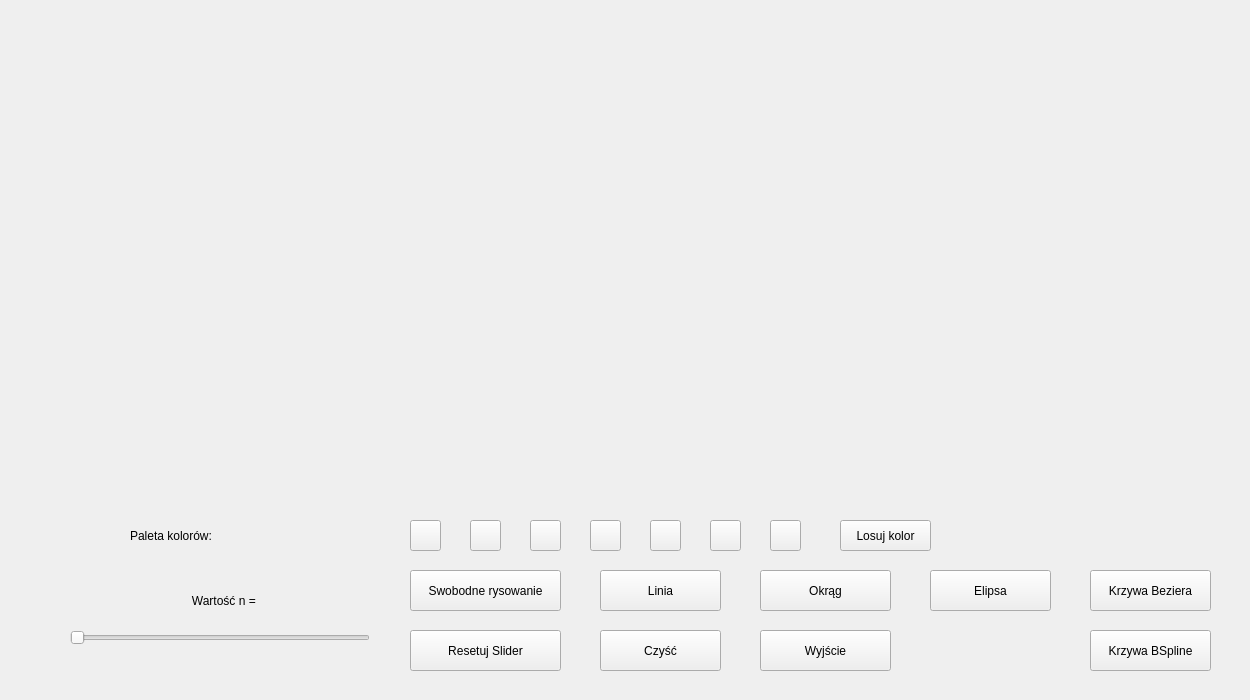
<?xml version="1.0" encoding="UTF-8"?>
<ui version="4.0">
 <class>Ekran</class>
 <widget class="QWidget" name="Ekran">
  <property name="geometry">
   <rect>
    <x>0</x>
    <y>0</y>
    <width>1250</width>
    <height>700</height>
   </rect>
  </property>
  <property name="windowTitle">
   <string>Form</string>
  </property>
  <widget class="QSlider" name="slider1">
   <property name="geometry">
    <rect>
     <x>70</x>
     <y>630</y>
     <width>300</width>
     <height>16</height>
    </rect>
   </property>
   <property name="orientation">
    <enum>Qt::Horizontal</enum>
   </property>
  </widget>
  <widget class="QPushButton" name="cleanButton">
   <property name="geometry">
    <rect>
     <x>600</x>
     <y>630</y>
     <width>121</width>
     <height>41</height>
    </rect>
   </property>
   <property name="text">
    <string>Czyść</string>
   </property>
  </widget>
  <widget class="QPushButton" name="resetSliderButton">
   <property name="geometry">
    <rect>
     <x>410</x>
     <y>630</y>
     <width>151</width>
     <height>41</height>
    </rect>
   </property>
   <property name="text">
    <string>Resetuj Slider</string>
   </property>
  </widget>
  <widget class="QPushButton" name="quitButton">
   <property name="geometry">
    <rect>
     <x>760</x>
     <y>630</y>
     <width>131</width>
     <height>41</height>
    </rect>
   </property>
   <property name="text">
    <string>Wyjście</string>
   </property>
  </widget>
  <widget class="QLabel" name="label1">
   <property name="geometry">
    <rect>
     <x>120</x>
     <y>580</y>
     <width>211</width>
     <height>41</height>
    </rect>
   </property>
   <property name="text">
    <string>Wartość n = </string>
   </property>
   <property name="alignment">
    <set>Qt::AlignCenter</set>
   </property>
  </widget>
  <widget class="QPushButton" name="lineButton">
   <property name="geometry">
    <rect>
     <x>600</x>
     <y>570</y>
     <width>121</width>
     <height>41</height>
    </rect>
   </property>
   <property name="text">
    <string>Linia</string>
   </property>
  </widget>
  <widget class="QPushButton" name="circleButton">
   <property name="geometry">
    <rect>
     <x>760</x>
     <y>570</y>
     <width>131</width>
     <height>41</height>
    </rect>
   </property>
   <property name="text">
    <string>Okrąg</string>
   </property>
  </widget>
  <widget class="QPushButton" name="elipseButton">
   <property name="geometry">
    <rect>
     <x>930</x>
     <y>570</y>
     <width>121</width>
     <height>41</height>
    </rect>
   </property>
   <property name="text">
    <string>Elipsa</string>
   </property>
  </widget>
  <widget class="QPushButton" name="randomColorButton">
   <property name="geometry">
    <rect>
     <x>840</x>
     <y>520</y>
     <width>91</width>
     <height>31</height>
    </rect>
   </property>
   <property name="text">
    <string>Losuj kolor</string>
   </property>
  </widget>
  <widget class="QPushButton" name="drawButton">
   <property name="geometry">
    <rect>
     <x>410</x>
     <y>570</y>
     <width>151</width>
     <height>41</height>
    </rect>
   </property>
   <property name="text">
    <string>Swobodne rysowanie</string>
   </property>
  </widget>
  <widget class="QPushButton" name="colorRedButton">
   <property name="geometry">
    <rect>
     <x>470</x>
     <y>520</y>
     <width>31</width>
     <height>31</height>
    </rect>
   </property>
   <property name="text">
    <string/>
   </property>
  </widget>
  <widget class="QLabel" name="labelColors">
   <property name="geometry">
    <rect>
     <x>130</x>
     <y>510</y>
     <width>211</width>
     <height>51</height>
    </rect>
   </property>
   <property name="text">
    <string>Paleta kolorów:</string>
   </property>
  </widget>
  <widget class="QPushButton" name="colorGreenButton">
   <property name="geometry">
    <rect>
     <x>530</x>
     <y>520</y>
     <width>31</width>
     <height>31</height>
    </rect>
   </property>
   <property name="text">
    <string/>
   </property>
  </widget>
  <widget class="QPushButton" name="colorBlueButton">
   <property name="geometry">
    <rect>
     <x>590</x>
     <y>520</y>
     <width>31</width>
     <height>31</height>
    </rect>
   </property>
   <property name="text">
    <string/>
   </property>
  </widget>
  <widget class="QPushButton" name="colorWhiteButton">
   <property name="geometry">
    <rect>
     <x>410</x>
     <y>520</y>
     <width>31</width>
     <height>31</height>
    </rect>
   </property>
   <property name="text">
    <string/>
   </property>
  </widget>
  <widget class="QPushButton" name="colorPurpleButton">
   <property name="geometry">
    <rect>
     <x>770</x>
     <y>520</y>
     <width>31</width>
     <height>31</height>
    </rect>
   </property>
   <property name="text">
    <string/>
   </property>
  </widget>
  <widget class="QPushButton" name="colorYellowButton">
   <property name="geometry">
    <rect>
     <x>650</x>
     <y>520</y>
     <width>31</width>
     <height>31</height>
    </rect>
   </property>
   <property name="text">
    <string/>
   </property>
  </widget>
  <widget class="QPushButton" name="colorOrangeButton">
   <property name="geometry">
    <rect>
     <x>710</x>
     <y>520</y>
     <width>31</width>
     <height>31</height>
    </rect>
   </property>
   <property name="text">
    <string/>
   </property>
  </widget>
  <widget class="QPushButton" name="bezierCurveButton">
   <property name="geometry">
    <rect>
     <x>1090</x>
     <y>570</y>
     <width>121</width>
     <height>41</height>
    </rect>
   </property>
   <property name="text">
    <string>Krzywa Beziera</string>
   </property>
  </widget>
  <widget class="QPushButton" name="bsplineCurveButton">
   <property name="geometry">
    <rect>
     <x>1090</x>
     <y>630</y>
     <width>121</width>
     <height>41</height>
    </rect>
   </property>
   <property name="text">
    <string>Krzywa BSpline</string>
   </property>
  </widget>
 </widget>
 <resources/>
 <connections/>
</ui>
